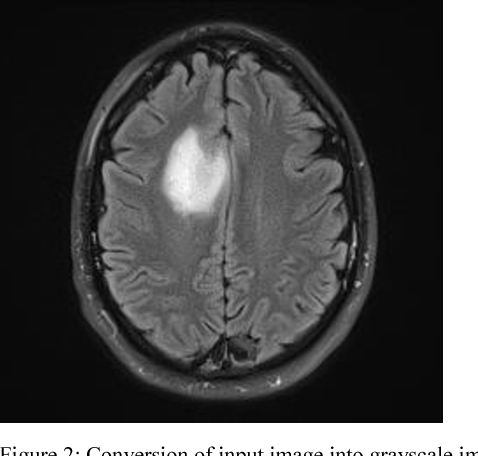
//> input picture Projeto2/imagesT2png/brain.png, 478 x 456 px
$ ./Projeto2   (built with g++ and OpenCV 4)
//> lines starting //> are read from the running program, lines starting //| are printed output that depends on the picture; after the words box and inside, x2 and y2 are one past the last pixel; in counts of white or black regions, pixels touching at a corner belong together
//> in primeiraQuestao, imgBrain is the input picture: 456 rows x 478 cols, CV_8UC1; min 0, max 255, mean 76.8
#include<opencv2/highgui.hpp>
#include<opencv2/opencv.hpp>
#include<opencv2/core.hpp>
#include<opencv2/imgproc.hpp>
#include<iostream>
#include <stdio.h>

void imgHistograma(cv::Mat src);
void identificacaoTumor(cv::Mat imagem);
void primeiraQuestao();
void segundaQuestao();
void imgHistograma(cv::Mat src){
    cv::Mat histograma;
    //eu crio uma Mat de zeros pois eu irei ficar incrementando o valor dos pixels, ou seja, quanto mais
    //claro, mais incidencia tem
    histograma = cv::Mat::zeros(256,1,CV_32F);
    src.convertTo(src,CV_32F);
    double value =0;
    for (int i = 0; i< src.rows; i++)
    {
        for (int j = 0; j < src.cols; j++)
        {
            value = src.at<float>(i, j);

            /*

            [0][0][0][0][0][0][0][0][0]
            pego o valor do pixel na posição I,J da mat que quero calcular
            eu acesso o elemento da Mat do histograma, então por exemplo o valor
            da 5 e no i, J+1 da 5 tbm,logo

            [0][0][0][0][0][2][0][0][0] sacou????
            */
            histograma.at<float>(value) = histograma.at<float>(value) + 1;
            // std::cout<<histograma.at<unsigned char>(value)<<std::endl;
        }
    }
//> after the loop, value = 255; histograma = 256 values, max 32230 at index 11, min 0 at index 1, mean 851.4

    cv::Mat histogramaImage(400,512,CV_8UC3,cv::Scalar(0,0,0));
    cv::Mat histogramaNormalizado;
    cv::normalize(histograma, histogramaNormalizado, 0, 400, cv::NORM_MINMAX, -1, cv::Mat());
//> histogramaNormalizado = 256 values, max 400 at index 11, min 0 at index 1, mean 10.57
    histogramaNormalizado.convertTo(histogramaNormalizado, CV_32F);

    for (int i = 0; i < 256; i++)
    {
        // std::cout<<histograma.at<int>(i)<<std::endl;
        // cv::rectangle(histogramaImage,cv::Rect(2*i,0,2,256-i),cv::Scalar(255,0,0));
        cv::rectangle(histogramaImage,cv::Point(2*i,histogramaImage.rows-histogramaNormalizado.at<float>(i)),
        cv::Point(2*(i+1),histogramaImage.rows),cv::Scalar(255,0,0));
    }
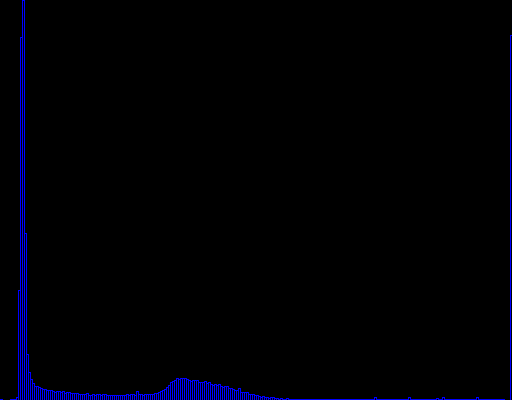
//> histogramaImage: 400 rows x 512 cols, CV_8UC3; mean B, G, R 4.4, 0, 0
    // cv::namedWindow("Histograma",cv::WINDOW_NORMAL);
    // cv::imshow("Histograma",histogramaImage);
    // cv::waitKey(0);
}
void identificacaoTumor(cv::Mat imagem){
    cv::Mat imgTreshHold;
    cv::threshold(imagem,imgTreshHold,120,255,cv::THRESH_BINARY);
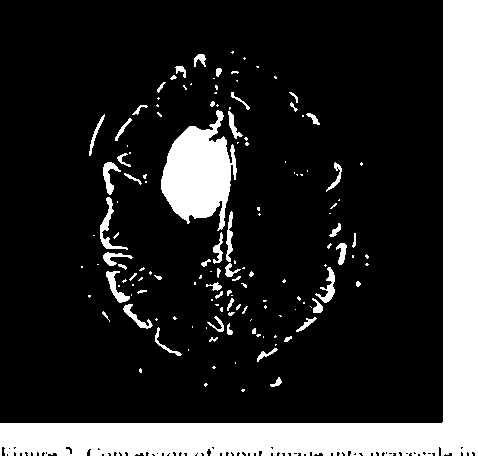
//> imgTreshHold: 456 rows x 478 cols, CV_8UC1; 18.5% white; 144 white regions (90 under 20 px), largest, box (x1, y1, x2, y2) and area: (0, 0, 478, 456) 29997, (161, 110, 237, 231) 5392, (100, 197, 128, 250) 348
    cv::waitKey(0);
    cv::Mat kernelForMorpologicOperations=cv::Mat::ones(cv::Size(5,5),CV_8U);
    cv::erode(imgTreshHold,imgTreshHold,kernelForMorpologicOperations,cv::Point(-1,-1),1);
    cv::dilate(imgTreshHold,imgTreshHold,kernelForMorpologicOperations,cv::Point(-1,-1),1);
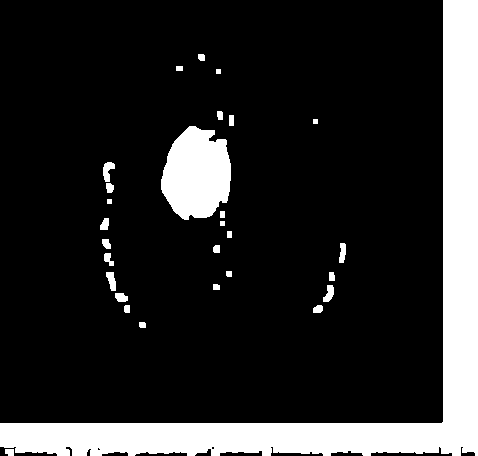
//> imgTreshHold: 456 rows x 478 cols, CV_8UC1; 16.5% white; 29 white regions, largest, box (x1, y1, x2, y2) and area: (0, 0, 478, 456) 29288, (161, 126, 231, 220) 4975, (103, 162, 115, 182) 148
    cv::erode(imgTreshHold,imgTreshHold,kernelForMorpologicOperations,cv::Point(-1,-1),1);
    cv::dilate(imgTreshHold,imgTreshHold,kernelForMorpologicOperations,cv::Point(-1,-1),1);

    cv::Mat labelImage(imgTreshHold.size(),CV_8UC1);
    //temos 30 labels ou 30 componentes
    int numLabels = cv::connectedComponents(imgTreshHold,labelImage,4);
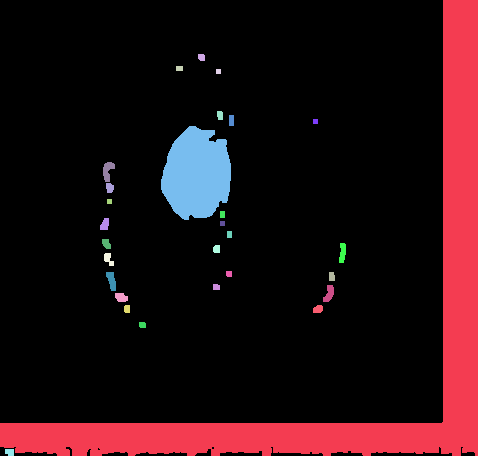
//> labelImage: 456 rows x 478 cols, CV_32SC1; 30 distinct labels, from 0 to 29; one colour per label, 0 black
//> numLabels = 30

    int largestArea = -1;
    int largestLabel = -1;

    for(int label=2;label<numLabels;label++){
        //nos criamos uma imagem binária simplesmente ele vai passando pixel por pixel para saber
        // se aquele pixel é de um label do for ou não
        cv::Mat mascara = label==labelImage;
        // cv::imshow("mascara", mascara);
        // cv::waitKey(0);
        int area = cv::countNonZero(mascara);
        if(area>largestArea){
            largestArea=area;
            largestLabel=label;
        }
    }
//> this loop made 28 passes
//> (area, largestArea) on passes 1, 4, 5, 7: (45, 45), (50, 50), (55, 55), (4975, 4975)
//> area on passes 2, 3, 6, 8, 9, 10: 35, 25, 25, 148, 67, 25
//> pass 1, in identificacaoTumor, `cv::Mat mascara = label==labelImage;`:
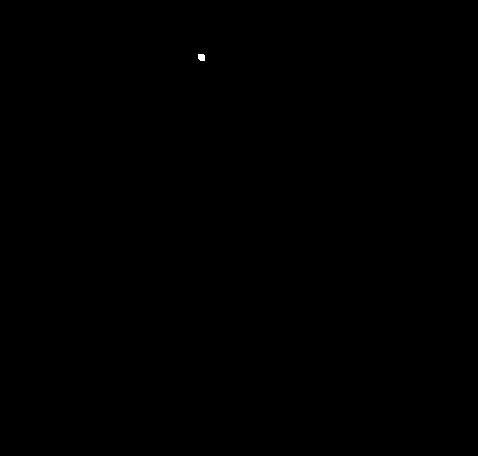
//> mascara: 456 rows x 478 cols, CV_8UC1; 0.02% white; 1 white region, box (x1, y1, x2, y2) and area: (198, 54, 205, 61) 45
//> after the loop, largestArea = 4975; largestLabel = 8
    cv::Mat MascaraTumor = labelImage==largestLabel;
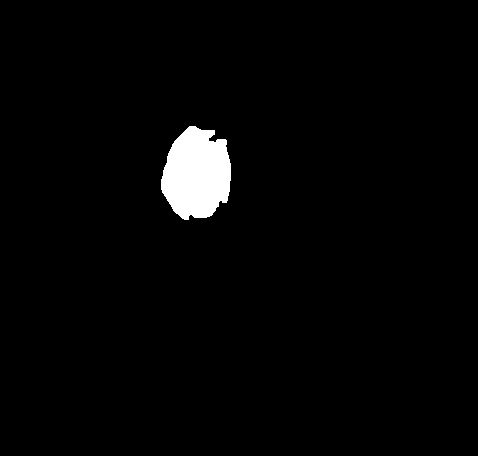
//> MascaraTumor: 456 rows x 478 cols, CV_8UC1; 2.3% white; 1 white region
    // cv::imshow("threhold",imgTreshHold);
    std::vector<std::vector<cv::Point> > contours;
    cv::findContours(MascaraTumor,contours,cv::RETR_CCOMP,cv::CHAIN_APPROX_SIMPLE);
//> contours = 1 contour; box (x1, y1, x2, y2) and area: (161, 126, 231, 220) 4841
    cv::cvtColor(imagem,imagem,cv::COLOR_GRAY2RGB);
    cv::drawContours(imagem,contours,-1,cv::Scalar(0,255,0));
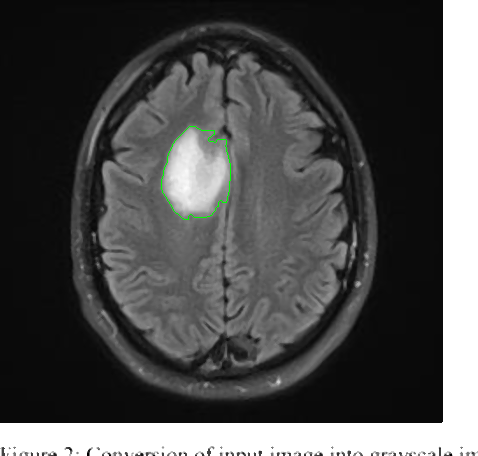
//> imagem: 456 rows x 478 cols, CV_8UC3; mean R, G, B 76.9, 77.2, 76.9

    cv::imshow("Tumor Achado pelo tamanho",imagem);
    cv::waitKey(0);

}

void primeiraQuestao(){
    cv::Mat imgBrain = cv::imread("imagesT2png/brain.png",cv::IMREAD_GRAYSCALE);
    // cv::imshow("Imagem Original", imgBrain);
    // cv::waitKey(0);
    cv::Mat imgBrainFiltered;
    cv::GaussianBlur(imgBrain, imgBrainFiltered, cv::Size(5,5), 0, 0);
    // cv::imshow("Gaussian Blur", imgBrain);
    cv::medianBlur(imgBrain,imgBrainFiltered,3);
    // cv::imshow("Median Blur", imgBrain);
    //A partir daqui vou aplicar o histograma na imgBrain
    imgHistograma(imgBrainFiltered);
    identificacaoTumor(imgBrainFiltered);
}
void segmentacao(cv::Mat img){

}


// [63 lines left out: functions imagemQuantizacao, segundaQuestao, main, not called in this run]

// added to run one function of the file
int main() { primeiraQuestao(); }
